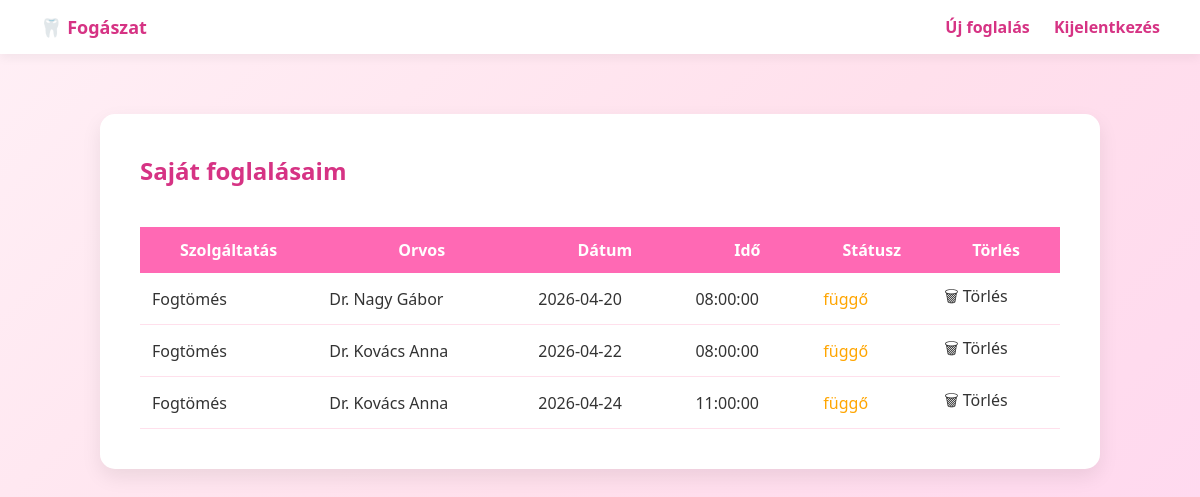
The app's page /my_appointments.php (signed in) with its own data.
### tables this page shows
CREATE TABLE `appointments` (
  `id` int(11) NOT NULL,
  `user_id` int(11) DEFAULT NULL,
  `service_id` int(11) DEFAULT NULL,
  `date` date DEFAULT NULL,
  `time` time DEFAULT NULL,
  `status` varchar(20) DEFAULT 'függő',
  `doctor_id` int(11) DEFAULT NULL
);

CREATE TABLE `services` (
  `id` int(11) NOT NULL,
  `name` varchar(100) DEFAULT NULL,
  `description` text DEFAULT NULL,
  `price` int(11) DEFAULT NULL,
  `duration` int(11) DEFAULT NULL,
  `details` text DEFAULT NULL
);

CREATE TABLE `doctors` (
  `id` int(11) NOT NULL,
  `name` varchar(100) DEFAULT NULL,
  `specialization` varchar(100) DEFAULT NULL,
  `service_id` int(11) DEFAULT NULL
);

### my_appointments.php (the view, shortened to what this page needs)
<?php
require_once "config/database.php";
$user_id = $_SESSION["user_id"];
$sql = "SELECT appointments.id, services.name, doctors.name AS doctor,
        appointments.date, appointments.time, appointments.status
        FROM appointments
        JOIN services ON appointments.service_id = services.id
        JOIN doctors ON appointments.doctor_id = doctors.id
        WHERE appointments.user_id = '$user_id'
        ORDER BY appointments.date, appointments.time";
$result = $conn->query($sql);
?>
<!DOCTYPE html>
<html>
<head>
    <link rel="stylesheet" href="style.css">
</head>
<body>
<nav class="navbar">
    <a href="dashboard.php" class="logo">🦷 Fogászat</a>
    <div>
        <a href="book.php">Új foglalás</a>
        <a href="logout.php">Kijelentkezés</a>
    </div>
</nav>
<div class="container">
    <h2>Saját foglalásaim</h2>
    <?php if ($result->num_rows > 0): ?>
    <table>
        <tr>
            <th>Szolgáltatás</th>
            <th>Orvos</th>
            <th>Dátum</th>
            <th>Idő</th>
            <th>Státusz</th>
            <th>Törlés</th>
        </tr>
        <?php while($row = $result->fetch_assoc()): ?>
        <tr>
            <td><?php echo $row["name"]; ?></td>
            <td><?php echo $row["doctor"]; ?></td>
            <td><?php echo $row["date"]; ?></td>
            <td><?php echo $row["time"]; ?></td>
            <td>
                <?php
                if ($row["status"] == "elfogadva") {
                    echo "<span style='color:green;'> elfogadva</span>";
                } elseif ($row["status"] == "elutasítva") {
                    echo "<span style='color:red;'> elutasítva</span>";
                } else {
                    echo "<span style='color:orange;'> függő</span>";
                }
                ?>
            </td>
            <td>
                <a href="delete.php?id=<?php echo $row["id"]; ?>"
                   onclick="return confirm('Biztos törlöd ezt a foglalást?')">
                   🗑 Törlés
                </a>
            </td>
        </tr>
        <?php endwhile; ?>
    </table>
    <?php else: ?>
        <p>Nincs még foglalásod. <a href="book.php">Foglalj időpontot!</a></p>
    <?php endif; ?>
</div>
</body>
</html>

### style.css (style rules this page uses)
* { margin: 0; padding: 0; box-sizing: border-box; }
body { font-family: 'Segoe UI', Tahoma, Geneva, Verdana, sans-serif; background: linear-gradient(135deg, #fff0f6, #ffe0ec, #ffd6f0); background-attachment: fixed; color: #333; min-height: 100vh; }
.container { width: 100%; max-width: 1000px; margin: 60px auto; background: white; padding: 40px; border-radius: 15px; box-shadow: 0 8px 20px rgba(0,0,0,0.08); display: flex; flex-direction: column; animation: fadeIn 0.4s ease-in-out; }
h1, h2, h3 { color: #d63384; margin-bottom: 20px; }
.navbar { background-color: white; padding: 15px 30px; box-shadow: 0 4px 10px rgba(0,0,0,0.05); display: flex; justify-content: space-between; align-items: center; }
.logo { text-decoration: none; font-weight: bold; color: #d63384; font-size: 18px; }
.navbar a { color: #d63384; margin: 0 10px; font-weight: bold; text-decoration: none; }
table { width: 100%; border-collapse: collapse; margin-top: 20px; }
th { background-color: #ff69b4; color: white; padding: 12px; }
td { padding: 12px; border-bottom: 1px solid #ffe0ec; }
a { text-decoration: none; color: inherit; }

### records on screen
appointments: service.name "Fogtömés", doctor.name "Dr. Nagy Gábor", date "2026-04-20", time "08:00:00", status "függő"
appointments: service.name "Fogtömés", doctor.name "Dr. Kovács Anna", date "2026-04-22", time "08:00:00", status "függő"
appointments: service.name "Fogtömés", doctor.name "Dr. Kovács Anna", date "2026-04-24", time "11:00:00", status "függő"
